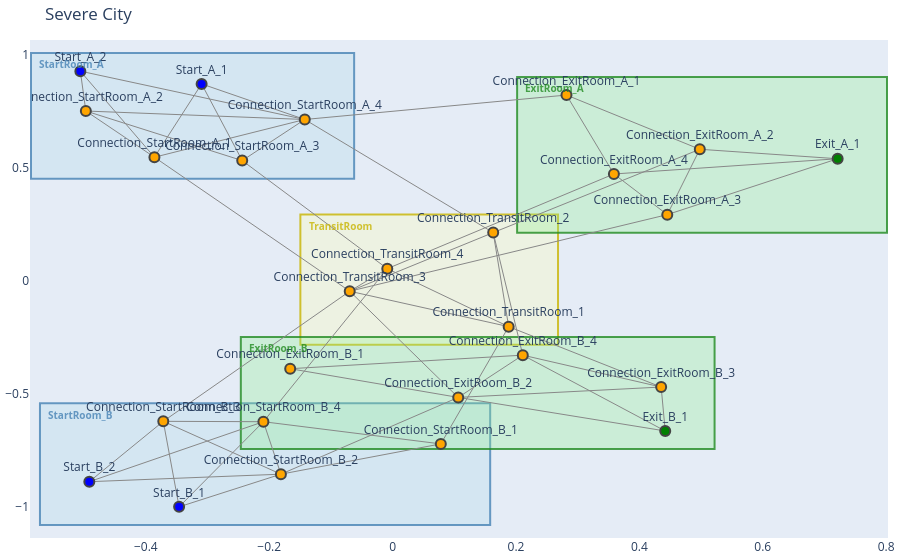

The notebook cell saved with this chart:
### Markdown cell above
### Severe City

### Code cell
num_bottleneck = 1
num_open = 3

G_severe, start_s, exit_s = create_city(
    seed=SEED,
    bottleneck_corridors=num_bottleneck,
    open_corridors=num_open,
    exit_connections=3,
    start_connections=3,
)

betweeness_s = bottleneck_score_betweeness(G_severe)
avg_s = bottleneck_score_avg_path(G_severe, start_s, exit_s)
cuts_s = bottleneck_score_min_cut(G_severe, start_s, exit_s)
visualise_city(G_severe, title='Severe City', save_path='images/severe_city.png')

pickle.dump(
    {"graph": G_severe, "starts": start_s, "exits": exit_s},
    open(os.path.join("graphs/severe_city.pickle"), "wb"),
)

### Figure 1 — Plotly figure (JSON) as saved in the notebook; plotly's stock layout.template omitted (floating-point values rounded to 4 significant figures; data arrays with more than 128 entries replaced by an {"elided": "..."} marker saying what was removed)
{"data": [{"hoverinfo": "none", "line": {"color": "#888", "width": 1}, "mode": "lines", "type": "scatter", "x": {"elided": "168 float values"}, "y": {"elided": "168 float values"}}, {"hoverinfo": "text", "marker": {"color": ["orange", "orange", "orange", "orange", "blue", "blue", "orange", "orange", "orange", "orange", "blue", "blue", "orange", "orange", "orange", "orange", "orange", "orange", "orange", "orange", "green", "orange", "orange", "orange", "orange", "green"], "line": {"width": 2}, "size": 10}, "mode": "markers+text", "text": ["Connection_StartRoom_A_1", "Connection_StartRoom_A_2", "Connection_StartRoom_A_3", "Connection_StartRoom_A_4", "Start_A_1", "Start_A_2", "Connection_StartRoom_B_1", "Connection_StartRoom_B_2", "Connection_StartRoom_B_3", "Connection_StartRoom_B_4", "Start_B_1", "Start_B_2", "Connection_TransitRoom_1", "Connection_TransitRoom_2", "Connection_TransitRoom_3", "Connection_TransitRoom_4", "Connection_ExitRoom_A_1", "Connection_ExitRoom_A_2", "Connection_ExitRoom_A_3", "Connection_ExitRoom_A_4", "Exit_A_1", "Connection_ExitRoom_B_1", "Connection_ExitRoom_B_2", "Connection_ExitRoom_B_3", "Connection_ExitRoom_B_4", "Exit_B_1"], "textposition": "top center", "type": "scatter", "x": [-0.3861, -0.4972, -0.2438, -0.1423, -0.3096, -0.5061, 0.07817, -0.181, -0.3717, -0.2094, -0.3461, -0.4916, 0.1881, 0.1631, -0.06951, -0.00863, 0.2818, 0.498, 0.4452, 0.3587, 0.7214, -0.166, 0.1064, 0.4353, 0.211, 0.4419], "y": [0.5474, 0.7517, 0.5324, 0.7143, 0.8718, 0.9282, -0.7214, -0.8554, -0.6215, -0.6232, -1, -0.8887, -0.2025, 0.2137, -0.0457, 0.05405, 0.8224, 0.5825, 0.2932, 0.4731, 0.5406, -0.3886, -0.5157, -0.4698, -0.3286, -0.6642]}], "layout": {"annotations": [{"font": {"color": "rgba(70, 130, 180, 0.8)", "size": 10}, "showarrow": false, "text": "<b>StartRoom_A</b>", "x": -0.5761, "xanchor": "left", "y": 0.9982, "yanchor": "top"}, {"font": {"color": "rgba(70, 130, 180, 0.8)", "size": 10}, "showarrow": false, "text": "<b>StartRoom_B</b>", "x": -0.5616, "xanchor": "left", "y": -0.5515, "yanchor": "top"}, {"font": {"color": "rgba(200, 180, 0, 0.8)", "size": 10}, "showarrow": false, "text": "<b>TransitRoom</b>", "x": -0.1395, "xanchor": "left", "y": 0.2837, "yanchor": "top"}, {"font": {"color": "rgba(34, 139, 34, 0.8)", "size": 10}, "showarrow": false, "text": "<b>ExitRoom_A</b>", "x": 0.2118, "xanchor": "left", "y": 0.8924, "yanchor": "top"}, {"font": {"color": "rgba(34, 139, 34, 0.8)", "size": 10}, "showarrow": false, "text": "<b>ExitRoom_B</b>", "x": -0.236, "xanchor": "left", "y": -0.2586, "yanchor": "top"}], "hovermode": "closest", "margin": {"b": 20, "l": 5, "r": 5, "t": 40}, "shapes": [{"fillcolor": "rgba(173, 216, 230, 0.3)", "layer": "below", "line": {"color": "rgba(70, 130, 180, 0.8)", "width": 2}, "type": "rect", "x0": -0.5861, "x1": -0.06235, "y0": 0.4524, "y1": 1.008}, {"fillcolor": "rgba(173, 216, 230, 0.3)", "layer": "below", "line": {"color": "rgba(70, 130, 180, 0.8)", "width": 2}, "type": "rect", "x0": -0.5716, "x1": 0.1582, "y0": -1.08, "y1": -0.5415}, {"fillcolor": "rgba(255, 255, 180, 0.3)", "layer": "below", "line": {"color": "rgba(200, 180, 0, 0.8)", "width": 2}, "type": "rect", "x0": -0.1495, "x1": 0.2681, "y0": -0.2825, "y1": 0.2937}, {"fillcolor": "rgba(144, 238, 144, 0.3)", "layer": "below", "line": {"color": "rgba(34, 139, 34, 0.8)", "width": 2}, "type": "rect", "x0": 0.2018, "x1": 0.8014, "y0": 0.2132, "y1": 0.9024}, {"fillcolor": "rgba(144, 238, 144, 0.3)", "layer": "below", "line": {"color": "rgba(34, 139, 34, 0.8)", "width": 2}, "type": "rect", "x0": -0.246, "x1": 0.5219, "y0": -0.7442, "y1": -0.2486}], "showlegend": false, "title": {"text": "Severe City"}, "xaxis": {"showgrid": false, "zeroline": false}, "yaxis": {"showgrid": false, "zeroline": false}}}
